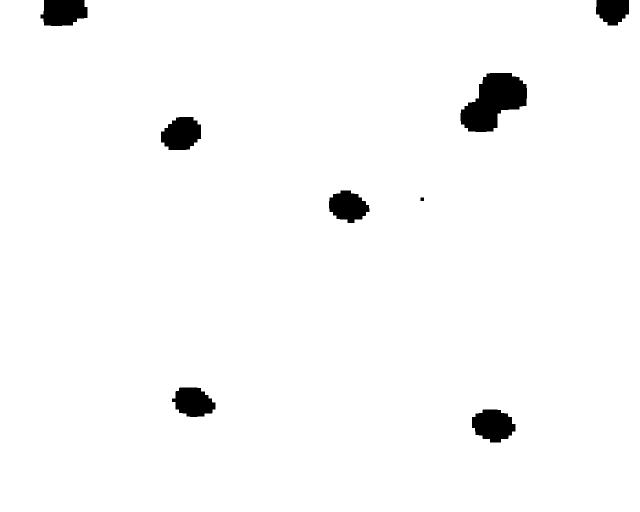
#> input picture mmdetection-github/data/part100x/JPEGImages/Image__2022-10-29__06-09-26.jpg, 1280 x 1024 px (shown at 1/2 size)
$ python -i prepare_images.py   (imports and definitions only)
#> lines starting #> are read from the running program, lines starting #| are printed output that depends on the picture; after the words box and inside, x2 and y2 are one past the last pixel; in counts of white or black regions, pixels touching at a corner belong together
#> further down, picture is the input picture: shape (1024, 1280, 3); min 0, max 255, mean 248.7
import json
from pathlib import Path
from typing import List, Tuple

import cv2
import numpy as np
from __annotated_dataset_fns import Bbox, load_ground_truth_dataset


def adjust_background_brightness(image, target_bg, percentile=90):
    """
    Adjusts bright background regions to a target brightness level.

    Args:
        image: Input image (BGR color or grayscale)
        target_bg: Target brightness value (0-255) for background
        percentile: Percentile value to identify bright regions

    Returns:
        Adjusted image
    """
    # Convert to HSV if color, or use grayscale directly
    if image.ndim == 3:
        hsv = cv2.cvtColor(image, cv2.COLOR_BGR2HSV)
        v_channel = hsv[:, :, 2].astype(np.float32)
    else:
        v_channel = image.astype(np.float32)

    # Calculate brightness thresholds
    p_low = np.percentile(v_channel, percentile)  # Brightness threshold
    p_high = np.percentile(v_channel, 100)  # Maximum brightness

    # Avoid adjustment if no bright pixels
    if p_high <= p_low:
        return image.copy()

    # Create mask for bright regions
    mask = v_channel > p_low

    # Linearly scale bright regions: [p_low, p_high] -> [p_low, target_bg]
    # scale = (target_bg - p_low) / (p_high - p_low)
    adjusted_v = np.where(mask, target_bg, v_channel)
    adjusted_v = np.clip(adjusted_v, 0, 255).astype(np.uint8)

    # Merge back to original image
    if image.ndim == 3:
        hsv[:, :, 2] = adjusted_v
        result = cv2.cvtColor(hsv, cv2.COLOR_HSV2BGR)
    else:
        result = adjusted_v

    return result


# [95 lines left out: functions adjust_dark_spots, block_based_elastic_transform, not called in this run]


def post_processing(image):
    # resize
    new_height = 350
    original_height, original_width = image.shape[:2]
#> original_height = 1024; original_width = 1280
    aspect_ratio = original_width / original_height
#> aspect_ratio = 1.25
    new_width = int(new_height * aspect_ratio)
#> new_width = 437
    image = cv2.resize(image, (new_width, new_height), interpolation=cv2.INTER_AREA)
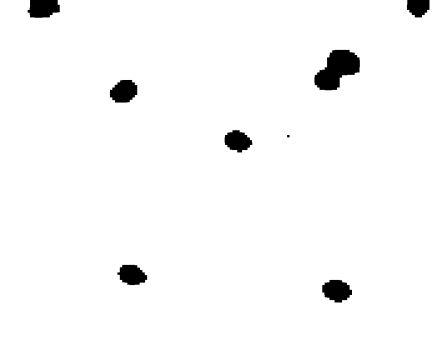
#> image: shape (350, 437, 3); min 0, max 255, mean 248.7
    width_scale = new_width / original_width
#> width_scale = 0.341
    height_scale = new_height / original_height
#> height_scale = 0.342

    image = cv2.cvtColor(image, cv2.COLOR_BGR2GRAY)
#> image: shape (350, 437)
    cv2.normalize(image, image, 0, 255, cv2.NORM_MINMAX)
    image = adjust_background_brightness(image, target_bg=255, percentile=5)
#> in adjust_background_brightness, `p_low = np.percentile(v_channel, percentile)`: p_low = 255
    # blur
    image = cv2.GaussianBlur(image, (15, 15), 2.0)
    kernel = np.ones((3, 3))
    image = cv2.dilate(image, kernel)

    # [11 lines of commented-out code are left out]
    return image, width_scale, height_scale


# [362 lines left out: functions scale_annotation, construct_bbox, delete_tail, prepare_annotation, prepare_image, prepare_dataset and 4 more, not called in this run]


# [10 lines not run here, left out]

>>> import cv2
>>> picture = cv2.imread('../data/part100x/JPEGImages/Image__2022-10-29__06-09-26.jpg')
>>> result = post_processing(picture)

$ run again, on mmdetection-github/data/part100x/JPEGImages/Image__2023-03-22__22-05-37.jpg
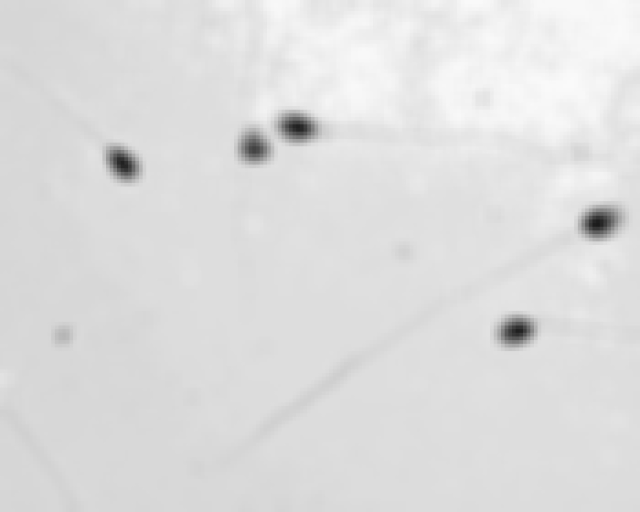
#> input picture mmdetection-github/data/part100x/JPEGImages/Image__2023-03-22__22-05-37.jpg, 1280 x 1024 px (shown at 1/2 size)
#> picture is the input picture: shape (1024, 1280, 3); min 26, max 250, mean 221.5
#> p_low = 214
#> p_high = 255
#> in adjust_background_brightness, `mask = v_channel > p_low`:
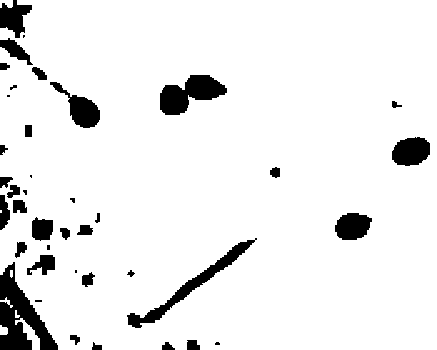
#> mask: shape (350, 437) bool; 92.4% white; 40 black regions (9 under 20 px), largest, box (x1, y1, x2, y2) and area: (0, 262, 58, 350) 2400, (160, 75, 227, 115) 1534, (127, 238, 257, 328) 1464
#> in post_processing, `image = cv2.dilate(image, kernel)`:
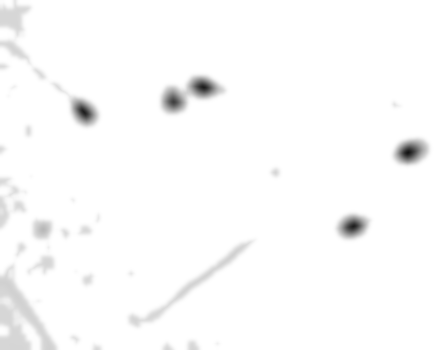
#> image: shape (350, 437); min 19, max 255, mean 251.1

$ run again, on mmdetection-github/data/part100x/JPEGImages/Image__2023-03-22__22-52-06.jpg
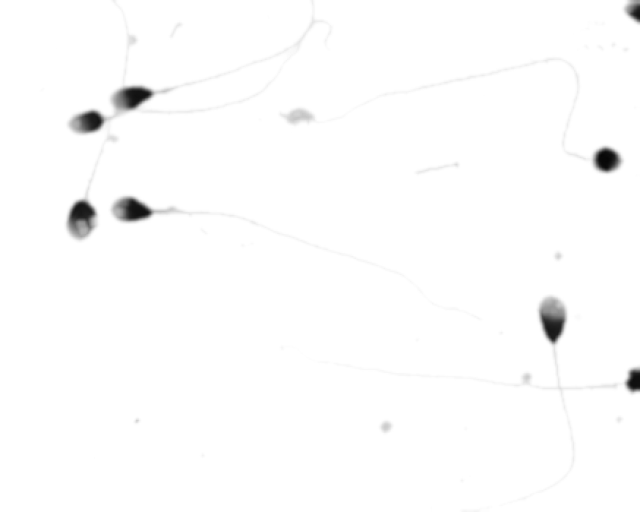
#> input picture mmdetection-github/data/part100x/JPEGImages/Image__2023-03-22__22-52-06.jpg, 1280 x 1024 px (shown at 1/2 size)
#> picture is the input picture: shape (1024, 1280, 3); min 6, max 255, mean 252.1
#> in post_processing, `image = cv2.resize(image, (new_width, new_height), interpolation=cv2.I..`:
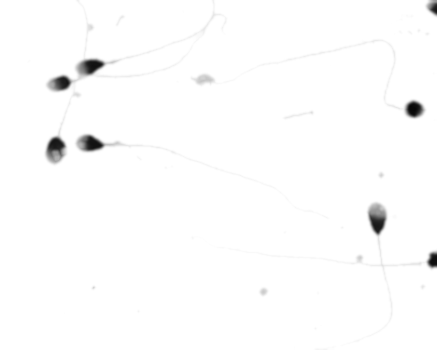
#> image: shape (350, 437, 3); min 7, max 255, mean 252.1
#> p_low = 252
#> p_high = 255
#> in adjust_background_brightness, `mask = v_channel > p_low`:
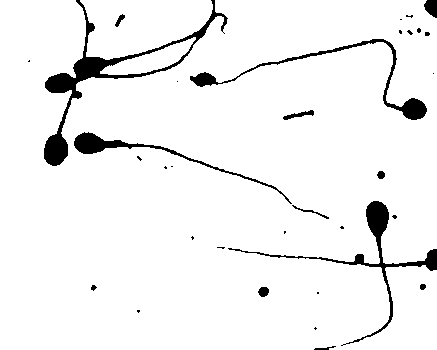
#> mask: shape (350, 437) bool; 94.7% white; 33 black regions (20 under 20 px), largest, box (x1, y1, x2, y2) and area: (44, 0, 228, 166) 3042, (228, 201, 437, 346) 1758, (190, 39, 427, 120) 1407

$ run again, on mmdetection-github/data/part100x/JPEGImages/Image__2023-03-29__22-32-11.jpg
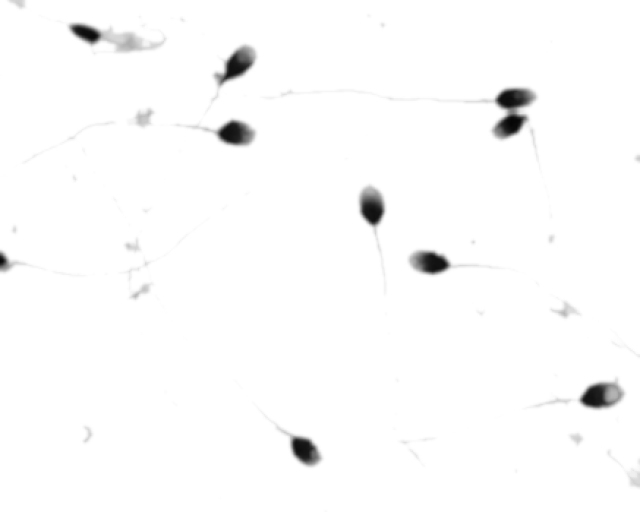
#> input picture mmdetection-github/data/part100x/JPEGImages/Image__2023-03-29__22-32-11.jpg, 1280 x 1024 px (shown at 1/2 size)
#> picture is the input picture: shape (1024, 1280, 3); min 4, max 255, mean 251
#> in post_processing, `image = cv2.resize(image, (new_width, new_height), interpolation=cv2.I..`:
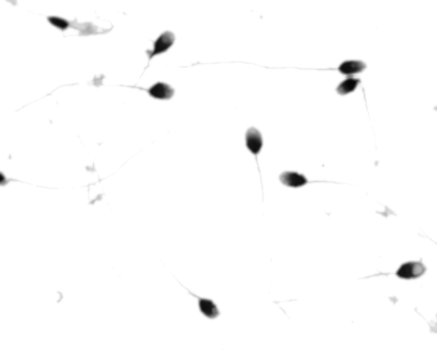
#> image: shape (350, 437, 3); min 5, max 255, mean 251
#> p_low = 250
#> p_high = 255
#> in adjust_background_brightness, `mask = v_channel > p_low`:
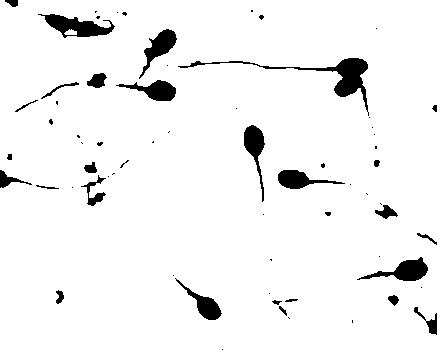
#> mask: shape (350, 437) bool; 94.9% white; 65 black regions (37 under 20 px), largest, box (x1, y1, x2, y2) and area: (178, 58, 369, 116) 1321, (38, 14, 115, 38) 883, (357, 257, 428, 281) 711
